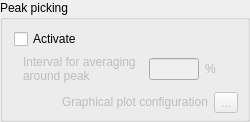
                 <widget class="QGroupBox" name="groupBox_PP">
                  <property name="sizePolicy">
                   <sizepolicy hsizetype="Preferred" vsizetype="Minimum">
                    <horstretch>0</horstretch>
                    <verstretch>0</verstretch>
                   </sizepolicy>
                  </property>
                  <property name="minimumSize">
                   <size>
                    <width>250</width>
                    <height>0</height>
                   </size>
                  </property>
                  <property name="title">
                   <string>Peak picking</string>
                  </property>
                  <layout class="QVBoxLayout" name="verticalLayout_15">
                   <property name="spacing">
                    <number>6</number>
                   </property>
                   <property name="topMargin">
                    <number>9</number>
                   </property>
                   <property name="rightMargin">
                    <number>0</number>
                   </property>
                   <property name="bottomMargin">
                    <number>3</number>
                   </property>
                   <item>
                    <widget class="QCheckBox" name="checkBox_activate_PP">
                     <property name="enabled">
                      <bool>true</bool>
                     </property>
                     <property name="text">
                      <string>Activate</string>
                     </property>
                    </widget>
                   </item>
                   <item>
                    <widget class="QWidget" name="widget_averagingInterval_PP" native="true">
                     <property name="sizePolicy">
                      <sizepolicy hsizetype="Fixed" vsizetype="Fixed">
                       <horstretch>0</horstretch>
                       <verstretch>0</verstretch>
                      </sizepolicy>
                     </property>
                     <property name="minimumSize">
                      <size>
                       <width>100</width>
                       <height>0</height>
                      </size>
                     </property>
                     <layout class="QHBoxLayout" name="horizontalLayout_22">
                      <property name="topMargin">
                       <number>0</number>
                      </property>
                      <property name="bottomMargin">
                       <number>0</number>
                      </property>
                      <item>
                       <widget class="QLabel" name="label_averagingInterval_PP">
                        <property name="enabled">
                         <bool>false</bool>
                        </property>
                        <property name="sizePolicy">
                         <sizepolicy hsizetype="Fixed" vsizetype="Fixed">
                          <horstretch>0</horstretch>
                          <verstretch>0</verstretch>
                         </sizepolicy>
                        </property>
                        <property name="minimumSize">
                         <size>
                          <width>120</width>
                          <height>0</height>
                         </size>
                        </property>
                        <property name="text">
                         <string>Interval for averaging
around peak</string>
                        </property>
                        <property name="alignment">
                         <set>Qt::AlignJustify|Qt::AlignVCenter</set>
                        </property>
                       </widget>
                      </item>
                      <item alignment="Qt::AlignLeft">
                       <widget class="QLineEdit" name="lineEdit_averagingInterval_PP">
                        <property name="enabled">
                         <bool>false</bool>
                        </property>
                        <property name="sizePolicy">
                         <sizepolicy hsizetype="Fixed" vsizetype="Fixed">
                          <horstretch>0</horstretch>
                          <verstretch>0</verstretch>
                         </sizepolicy>
                        </property>
                        <property name="minimumSize">
                         <size>
                          <width>30</width>
                          <height>0</height>
                         </size>
                        </property>
                        <property name="maximumSize">
                         <size>
                          <width>50</width>
                          <height>16777215</height>
                         </size>
                        </property>
                        <property name="maxLength">
                         <number>8</number>
                        </property>
                       </widget>
                      </item>
                      <item alignment="Qt::AlignLeft">
                       <widget class="QLabel" name="label_averagingIntervalUnits_PP">
                        <property name="enabled">
                         <bool>false</bool>
                        </property>
                        <property name="sizePolicy">
                         <sizepolicy hsizetype="Fixed" vsizetype="Fixed">
                          <horstretch>0</horstretch>
                          <verstretch>0</verstretch>
                         </sizepolicy>
                        </property>
                        <property name="minimumSize">
                         <size>
                          <width>20</width>
                          <height>0</height>
                         </size>
                        </property>
                        <property name="text">
                         <string>%</string>
                        </property>
                       </widget>
                      </item>
                     </layout>
                    </widget>
                   </item>
                   <item alignment="Qt::AlignRight">
                    <widget class="QWidget" name="widget_graphicalConfig_PP" native="true">
                     <property name="sizePolicy">
                      <sizepolicy hsizetype="Fixed" vsizetype="Fixed">
                       <horstretch>0</horstretch>
                       <verstretch>0</verstretch>
                      </sizepolicy>
                     </property>
                     <property name="minimumSize">
                      <size>
                       <width>100</width>
                       <height>0</height>
                      </size>
                     </property>
                     <layout class="QHBoxLayout" name="horizontalLayout_49">
                      <property name="topMargin">
                       <number>3</number>
                      </property>
                      <property name="bottomMargin">
                       <number>3</number>
                      </property>
                      <item>
                       <widget class="QLabel" name="label_graphicalConfig_PP">
                        <property name="enabled">
                         <bool>false</bool>
                        </property>
                        <property name="sizePolicy">
                         <sizepolicy hsizetype="Fixed" vsizetype="Fixed">
                          <horstretch>0</horstretch>
                          <verstretch>0</verstretch>
                         </sizepolicy>
                        </property>
                        <property name="minimumSize">
                         <size>
                          <width>120</width>
                          <height>0</height>
                         </size>
                        </property>
                        <property name="toolTip">
                         <string/>
                        </property>
                        <property name="toolTipDuration">
                         <number>0</number>
                        </property>
                        <property name="text">
                         <string>Graphical plot configuration</string>
                        </property>
                        <property name="alignment">
                         <set>Qt::AlignJustify|Qt::AlignVCenter</set>
                        </property>
                       </widget>
                      </item>
                      <item>
                       <widget class="QToolButton" name="toolButton_graphicalConfig_PP">
                        <property name="enabled">
                         <bool>false</bool>
                        </property>
                        <property name="text">
                         <string>...</string>
                        </property>
                       </widget>
                      </item>
                     </layout>
                    </widget>
                   </item>
                  </layout>
                 </widget>
